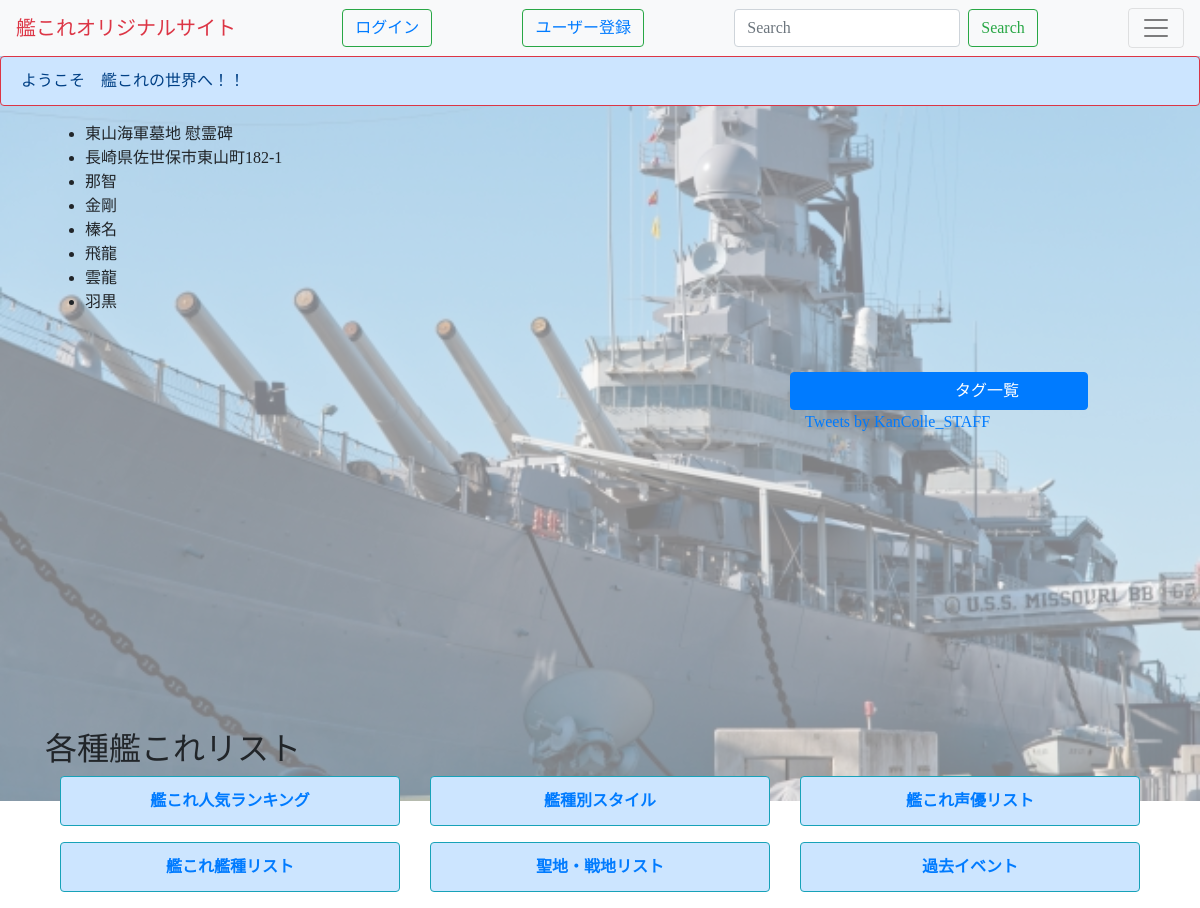
Page /api_map/3 on the committed database.
### polls/models.py (models this page shows, shortened)
class Map(models.Model):
    map_name = models.CharField(max_length=100)
    jyusyo = models.CharField(max_length=100)
    ido = models.CharField(max_length=100)
    keido = models.CharField(max_length=100)
    kanmusu = models.ManyToManyField(Kanmusu, blank=True)

class Kanmusu(models.Model):
    name=models.CharField(max_length=200,unique=True)
    kansyu=models.ForeignKey(Kansyu, on_delete=models.CASCADE)
    OOgata=models.ForeignKey(Oogata, on_delete=models.CASCADE)
    number=models.IntegerField(default=0)
    ichinin=models.CharField(max_length=200)
    Fsutairu=models.CharField(max_length=200)
    tokuchou=models.CharField(max_length=200)
    eshi = models.ForeignKey(Eshi, on_delete=models.CASCADE)
    seiyu = models.ForeignKey(Seiyu, on_delete=models.CASCADE)
    like_num = models.IntegerField(default=0)

### polls/views.py (the view)
# urls.py: path('api_map/<int:map_id>', views.api_map, name='api_map'),
def api_map(request,map_id):
    map = get_object_or_404(Map,pk=map_id)
    tag = Tag.objects.all()
    return render(request, 'polls/api_map.html',{'map': map,'tag':tag})

### polls/templates/polls/api_map.html (shortened to what this page needs)
{% extends 'polls/base.html' %} {% block content %} {% load md %} {% load static %}
<body>
{% if map %}
<ul>
  <li>{{map.map_name}}</li>
  <li>{{map.jyusyo}}</li>
  {% for kanmusu in map.kanmusu.all %}
    <li>{{kanmusu.name}}</li>
  {% endfor %}
</ul>
{% else %}
    <p>No polls are available.</p>
{% endif %}
<div id="gmap"></div>
</body>
{% endblock %}

### polls/static/polls/style.css (style rules this page uses)
body { background-image:url("images/9300b46ef0c34f2cccaa72ff57401008_s.jpg"); background-color: rgba(255,255,255,0.5); background-blend-mode:lighten; background-size: 100%; background-repeat: no-repeat; background-attachment: fixed; font-family:"Yu Gothic", "游ゴシック", YuGothic, "游ゴシック体"; }

### polls/templates/polls/api_map.html (style rules this page uses)
#gmap { width:50%; height:400px; }

### rows in the picture
Map: map_name "東山海軍墓地 慰霊碑", jyusyo "長崎県佐世保市東山町182-1"
Kanmusu: name "那智"
Kanmusu: name "金剛"
Kanmusu: name "榛名"
Kanmusu: name "飛龍"
Kanmusu: name "雲龍"
Kanmusu: name "羽黒"
